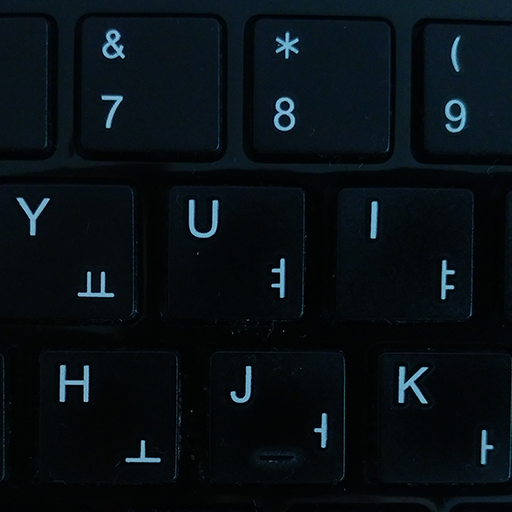
#> input picture opencv/data/keyboard.bmp, 512 x 512 px
$ jupyter execute labeling.ipynb
#> lines starting #> are read from the running program, lines starting #| are printed output that depends on the picture; after the words box and inside, x2 and y2 are one past the last pixel; in counts of white or black regions, pixels touching at a corner belong together
[cell 1]
import sys
import numpy as np
import cv2

[cell 2]
mat = np.array([
    [0,0,1,1,0,0,0,0],
    [1,1,1,1,0,0,1,0],
    [1,1,1,1,0,0,0,0],
    [0,0,0,0,0,1,1,0],
    [0,0,0,1,1,1,1,0],
    [0,0,1,1,0,0,1,0],
    [0,0,1,1,1,1,1,0],
    [0,0,0,0,0,0,0,0]] , np.uint8)

[cell 3]
cnt, labels = cv2.connectedComponents(mat)

[cell 4]
print('sep', mat, sep='\n')
print('cnt',  cnt)
print('labels' , labels ,sep ='\n')

[cell 5]
src = cv2.imread('../data/keyboard.bmp', cv2.IMREAD_GRAYSCALE)
#> src: shape (512, 512); min 0, max 196, mean 13.8

if src is None:
    print('image load failed')
    sys.exit()

_, src_bin = cv2.threshold(src, 0 , 255, cv2.THRESH_OTSU)
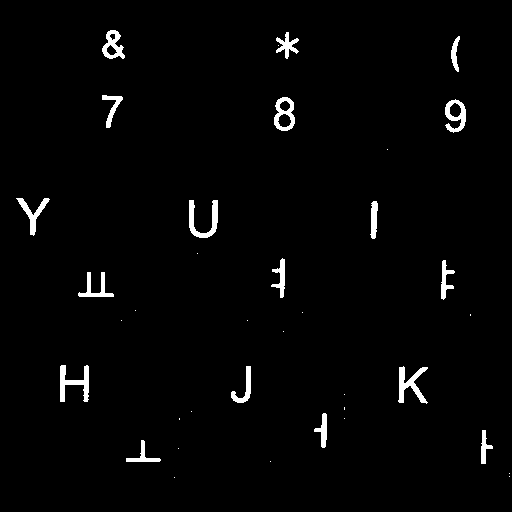
#> src_bin: shape (512, 512); 2.1% white; 37 white regions (19 under 20 px), largest, box (x1, y1, x2, y2) and area: (398, 366, 428, 404) 470, (60, 365, 89, 402) 469, (189, 200, 218, 238) 452

cnt, labels, stats, centroids = cv2.connectedComponentsWithStats(src_bin)
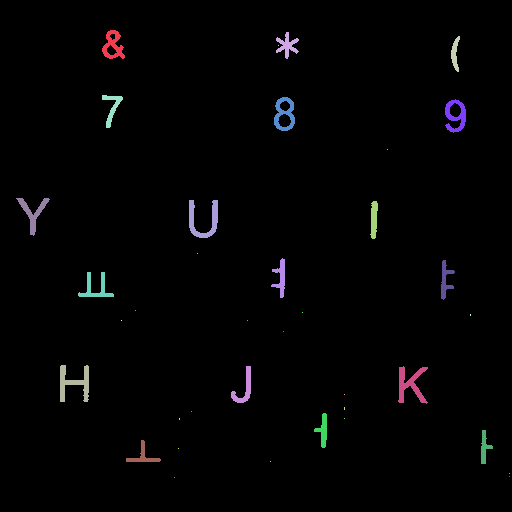
#> labels: shape (512, 512) int32; 38 distinct labels, from 0 to 37; one colour per label, 0 black
#> cnt = 38; stats = 38 rows, first 6: [0, 0, 512, 512, 256750], [102, 30, 23, 29, 341], [276, 32, 23, 27, 259], [451, 36, 9, 36, 168], [278, 45, 1, 1, 1], [102, 95, 21, 33, 230]; centroids = 38 pairs, first value 32.49 to 509, second value 44.95 to 477

dst = cv2.cvtColor(src, cv2.COLOR_GRAY2BGR)

for i in range(1, cnt):
    (x,y,w,h,area) = stats[i]
#> this loop made 37 passes
#> (x, y, w, h, area) on passes 1, 2, 3, 5, 6, 7, 9, 10, 11, 13, 14, 15: (102, 30, 23, 29, 341), (276, 32, 23, 27, 259), (451, 36, 9, 36, 168), (102, 95, 21, 33, 230), (274, 97, 21, 34, 373), (445, 99, 21, 34, 366), (16, 198, 34, 38, 350), (189, 200, 29, 38, 452), (370, 201, 8, 38, 221), (271, 258, 14, 40, 245), (441, 260, 14, 40, 239), (78, 272, 36, 25, 313)

[cell 6]
import random

src = cv2.imread('../data/contours.bmp', cv2.IMREAD_GRAYSCALE)
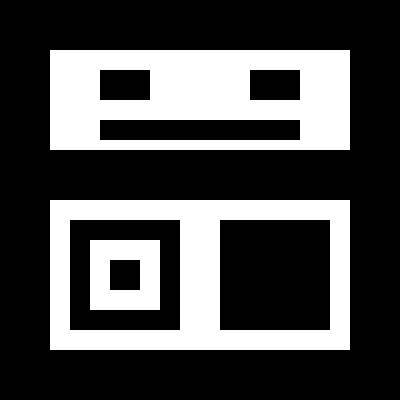
#> input picture opencv/data/contours.bmp, 400 x 400 px
#> src: shape (400, 400); 29.9% white; 3 white regions

if src is None:
    print('image load failed')
    sys.exit()


contours , hier = cv2.findContours(src, cv2.RETR_CCOMP, cv2.CHAIN_APPROX_NONE)
#> contours = 9 contours; largest, box (x1, y1, x2, y2) and area: (50, 200, 350, 350) 44551, (50, 50, 350, 150) 29601, (219, 219, 331, 331) 12319, (69, 219, 181, 331) 12319, (90, 240, 160, 310) 4761
## 외곽선 검출 모드, 외곽선 근사화 방법

dst = cv2.cvtColor(src, cv2.COLOR_GRAY2BGR)
#> dst is the input picture: shape (400, 400, 3); 29.9% white; 3 white regions, box (x1, y1, x2, y2) and area: (50, 50, 350, 150) 23000, (50, 200, 350, 350) 20800, (90, 240, 160, 310) 4000

idx = 0
while idx >= 0:
    c = (random.randint(0,255), random.randint(0,255), random.randint(0,255))
    cv2.drawContours(dst, contours, idx,  c, 2, cv2.LINE_8, hier)
    idx = hier[0,  idx , 0 ]
#> this loop made 3 passes
#> idx on passes 1 to 3: 2, 5, -1
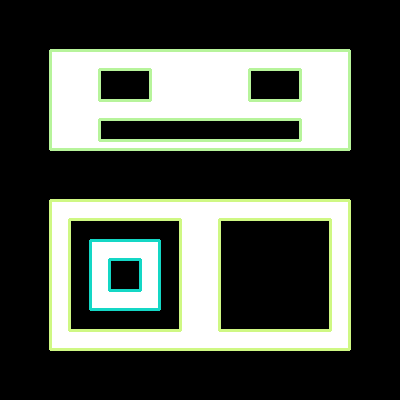
#> dst: shape (400, 400, 3); 7.01% of pixels changed, all inside (x1, y1, x2, y2) = (49, 49, 351, 351)


cv2.imshow('src', src)
cv2.imshow('dst', dst)
cv2.waitKey()
cv2.destroyAllWindows()

[cell 7]
src = cv2.imread('../data/milkdrop.bmp', cv2.IMREAD_GRAYSCALE)
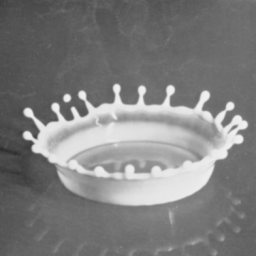
#> input picture opencv/data/milkdrop.bmp, 256 x 256 px
#> src is the input picture: shape (256, 256); min 44, max 240, mean 126.1

if src is None:
    print('image load failed')
    sys.exit()

_, src_bin = cv2.threshold(src, 0 , 255, cv2.THRESH_OTSU)
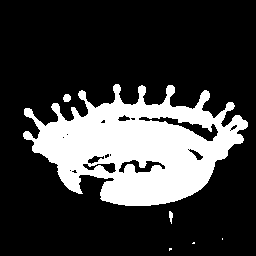
#> src_bin: shape (256, 256); 23.4% white; 6 white regions (3 under 20 px)


contours , _ = cv2.findContours(src_bin, cv2.RETR_LIST, cv2.CHAIN_APPROX_NONE)
#> contours = 23 contours, 13 with area under 20; largest, box (x1, y1, x2, y2) and area: (23, 84, 248, 206) 15906, (138, 116, 219, 142) 584, (118, 159, 166, 174) 313, (82, 162, 117, 174) 184, (87, 155, 105, 165) 80
## 외곽선 검출 모드, 외곽선 근사화 방법

h , w = src.shape[:2]
#> h = 256; w = 256
dst = np.zeros((h,w,3), np.uint8)

## dst 빈 이미지에 외곽선을 그리는 방식
for i in range(len(contours)):
    c = (random.randint(0,255), random.randint(0,255), random.randint(0,255))
    cv2.drawContours(dst, contours, i,  c, 1, cv2.LINE_AA)
#> this loop made 23 passes
#> c on passes 1 to 12: (111, 71, 144), (71, 48, 128), (75, 158, 50), (37, 169, 241), (51, 181, 222), (161, 104, 244), (226, 133, 31), (7, 47, 204), (0, 252, 170), (124, 166, 32), (97, 113, 122), (72, 229, 46)
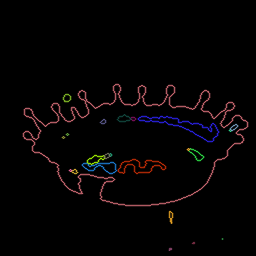
#> dst: shape (256, 256, 3); mean B, G, R 3.7, 3.2, 5.2


cv2.imshow('src', src)
cv2.imshow('src_bin', src_bin)
cv2.imshow('dst', dst)
cv2.waitKey()
cv2.destroyAllWindows()

[cell 8]
import math

def setLabel(img, pts, label):
    (x,y,w,h) = cv2.boundingRect(pts)
    pt1 = (x,y)
    pt2 = (x+w, y+h)
    cv2.rectangle(img, pt1, pt2, (0,0,255), 1)
    cv2.putText(img, label, pt1, cv2.FONT_HERSHEY_PLAIN, 1, (0,0,255))

def main():
    img = cv2.imread('../data/polygon.bmp', cv2.IMREAD_COLOR)
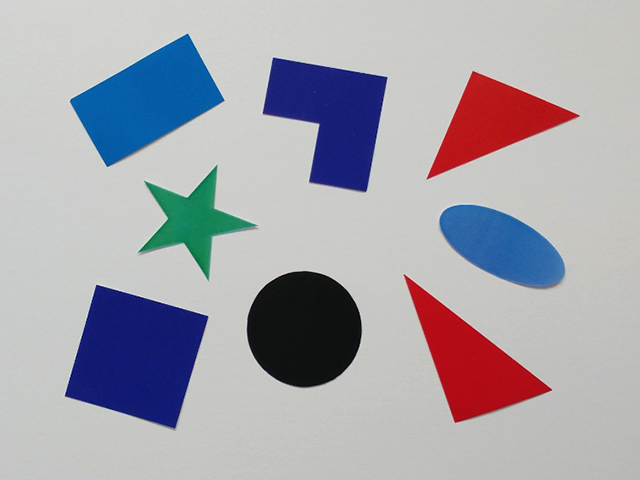
#> input picture opencv/data/polygon.bmp, 640 x 480 px
#> img is the input picture: shape (480, 640, 3); mean B, G, R 173.4, 165, 166.3

    if src is None:
        print('image load failed')
        sys.exit()

    gray = cv2.cvtColor(img, cv2.COLOR_BGR2GRAY)

    _,  img_bin = cv2.threshold(gray, 0, 255, cv2.THRESH_BINARY_INV | cv2.THRESH_OTSU)
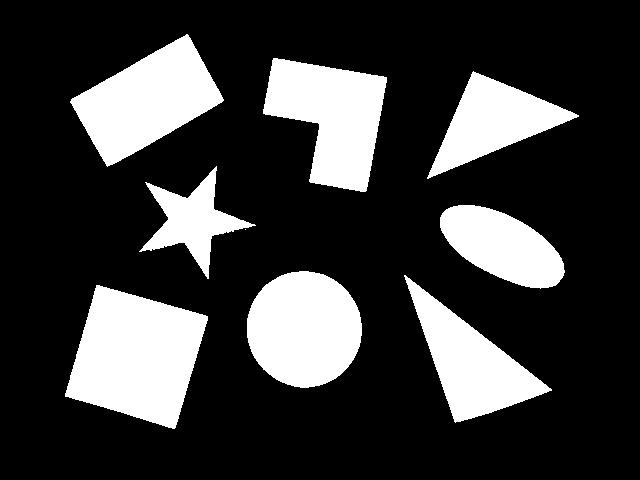
#> img_bin: shape (480, 640); 23.1% white; 9 white regions (1 under 20 px)
    contours , _, = cv2.findContours(img_bin, cv2.RETR_EXTERNAL, cv2.CHAIN_APPROX_NONE)
#> contours = 9 contours, 1 with area under 20; largest, box (x1, y1, x2, y2) and area: (65, 285, 208, 429) 13340, (247, 271, 362, 388) 10359, (70, 34, 224, 167) 10316, (263, 58, 387, 192) 9930, (404, 275, 552, 423) 8086, (427, 71, 579, 179) 6723, (440, 205, 565, 289) 6406, (139, 166, 256, 279) 4181

    for pts in contours:
        if cv2.contourArea(pts) < 400: ## 외곽선이 너무 길이가 작으면 무시하겠다.
            continue ## 반복문과 continue를 활용한 코드 구성

        ## 외곽선 근사화
        approx = cv2.approxPolyDP(pts, cv2.arcLength(pts, True)*0.02, True)

        vtc =  len(approx)

        if vtc == 3:
            setLabel(img, pts, 'TRI')
        elif vtc == 4:
            setLabel(img, pts, 'retc')
        else:
            length = cv2.arcLength(pts, True)
            area = cv2.contourArea(pts)
            ratio = 4. * math.pi * area / (length* length)

            if ratio > 0.85:
                setLabel(img, pts, 'Circle')
#> this loop made 9 passes
#> (vtc, length, area, ratio) on pass 3: (8, 381.5, 10359, 0.894)
#> (vtc, length, area, ratio) on passes 5, 6, 8: (8, 338.4, 6406.5, 0.703), (10, 468.4, 4181, 0.239), (6, 484.6, 9930.5, 0.531)
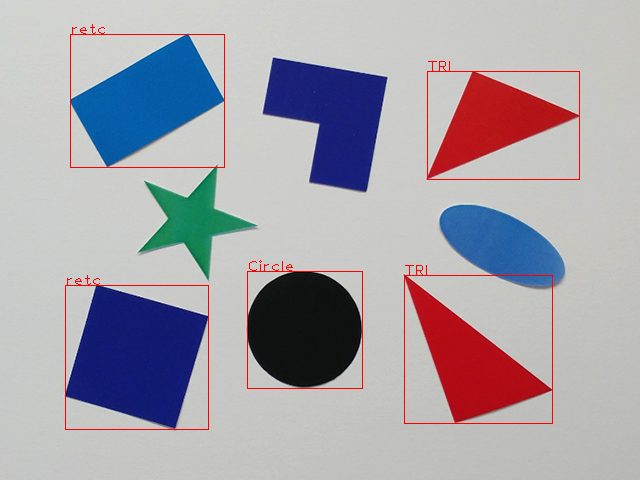
#> img: shape (480, 640, 3); 0.99% of pixels changed, all inside (x1, y1, x2, y2) = (65, 24, 580, 430)

    cv2.imshow('img' , img)
    cv2.waitKey()
    cv2.destroyAllWindows()


if __name__ == '__main__':
    main()
